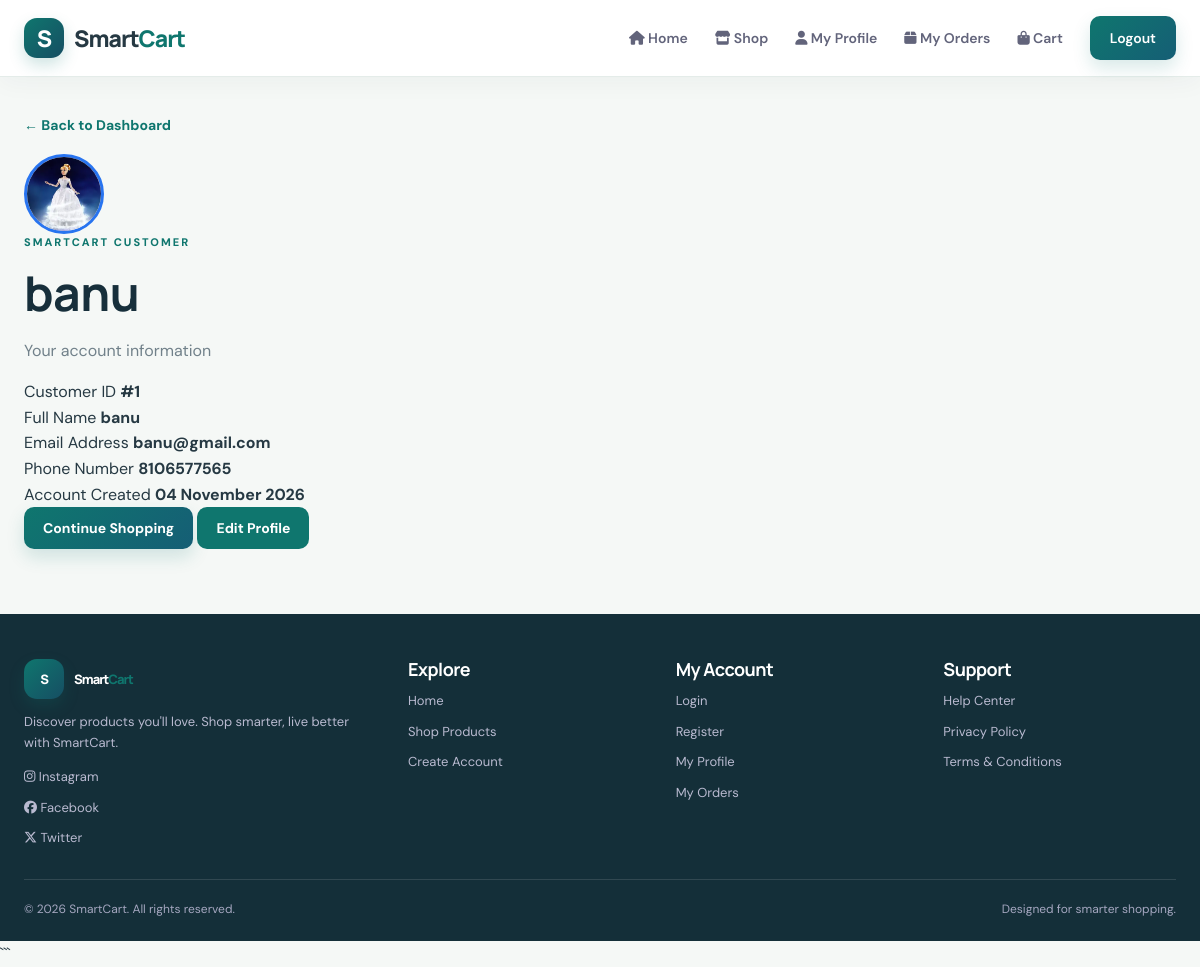
Page /user-profile (signed in) on the committed database.
### tables this page shows
CREATE TABLE users (
        user_id INTEGER PRIMARY KEY AUTOINCREMENT,
        name TEXT,
        email TEXT UNIQUE,
        phone TEXT,
        password TEXT,
        created_at TIMESTAMP DEFAULT CURRENT_TIMESTAMP,
        profile_image TEXT
    );

### app.py (the view)
@app.route('/user-profile')
def user_profile():
    if 'user_id' not in session:
        flash("Please login first!", "danger")
        return redirect('/user-login')
    conn = get_db_connection()
    cursor = conn.cursor(dictionary=True)
    cursor.execute("""
        SELECT *
        FROM users
        WHERE user_id = %s
    """, (session['user_id'],))
    user = cursor.fetchone()
    cursor.close()
    conn.close()
    if not user:
        session.clear()
        flash("User account not found. Please login again.", "danger")
        return redirect('/user-login')
    return render_template('user/user_profile.html', user=user)

### db.py (called while the page is built)
def get_db_connection():
    return SQLiteDictConnection(DB_PATH)

    def fetchone(self):
        if self._custom_rows is not None:
            return self._custom_rows.pop(0) if self._custom_rows else None
        row = self._cursor.fetchone()
        return dict(row) if row is not None else None

    def close(self):
        self._cursor.close()

    def cursor(self, dictionary=True):
        return SQLiteDictCursor(self._conn.cursor())

    def close(self):
        self._conn.close()

### templates/user/user_profile.html (shortened to what this page needs)
{% extends 'base.html' %}
{% block content %}
<section class="user-profile-page">
  <a href="{{ url_for('user_dashboard') }}" class="back-link">
    &larr; Back to Dashboard
  </a>
  <div class="user-profile-card">
    <div class="user-profile-header">
      {% if user.profile_image %}
        <img
          class="user-profile-avatar"
          src="{{ url_for('static', filename='uploads/user_profiles/' ~ user.profile_image) }}"
          alt="{{ user.name }}"
          style="width: 80px; height: 80px; border-radius: 50%; object-fit: cover; border: 3px solid #2874f0;"
        >
      {% else %}
        <div class="user-profile-avatar">{{ user.name[0]|upper if user.name else 'U' }}</div>
      {% endif %}
      <div>
        <p class="eyebrow">SMARTCART CUSTOMER</p>
        <h1>{{ user.name }}</h1>
        <p>Your account information</p>
      </div>
    </div>
    <div class="user-profile-details">
      <div class="profile-field">
        <span>Customer ID</span>
        <strong>#{{ user.user_id }}</strong>
      </div>
      <div class="profile-field">
        <span>Full Name</span>
        <strong>{{ user.name }}</strong>
      </div>
      <div class="profile-field">
        <span>Email Address</span>
        <strong>{{ user.email }}</strong>
      </div>
      <div class="profile-field">
        <span>Phone Number</span>
        <strong>{{ user.phone or 'Not provided' }}</strong>
      </div>
      <div class="profile-field">
        <span>Account Created</span>
        <strong>
          {{ user.created_at.strftime('%d %B %Y') if user.created_at and user.created_at.strftime is defined else (user.created_at if user.created_at else 'Not available') }}
        </strong>
      </div>
    </div>
    <div class="profile-actions">
      <a href="{{ url_for('user_dashboard') }}" class="button">
        Continue Shopping
      </a>
      <a href="{{ url_for('user_edit_profile') }}" class="btn-primary">
        Edit Profile
      </a>
    </div>
  </div>
</section>
{% endblock %}

### static/css/style.css (style rules this page uses)
:root { --primary: #6366f1; --primary-dark: #4f46e5; --primary-light: #eef2ff; --navy: #171b3b; --ink: #252641; --muted: #777b91; --line: #eeeef5; --surface: #ffffff; --canvas: #f8f8fc; --success: #16a34a; --danger: #dc2626; --shadow: 0 10px 35px rgba(30, 27, 75, .07); --page-width: 1320px; }
*, *::before, *::after { box-sizing: border-box; }
html { scroll-behavior: smooth; }
body { min-height: 100vh; margin: 0; display: flex; flex-direction: column; background: var(--surface); color: var(--ink); font-family: "DM Sans", Arial, sans-serif; line-height: 1.6; }
img { display: block; max-width: 100%; }
a { color: inherit; text-decoration: none; }
h1, h2, h3, h4 { color: var(--navy); font-family: "Manrope", sans-serif; line-height: 1.2; letter-spacing: -.5px; }
h1 { font-size: clamp(30px, 4vw, 48px); margin: 0 0 15px; }
p { color: var(--muted); }
.eyebrow { color: var(--primary); font-size: 11px; font-weight: 800; letter-spacing: 2px; text-transform: uppercase; margin: 0 0 12px; }
.button, .btn-primary, button, input[type="submit"] { display: inline-flex; align-items: center; justify-content: center; gap: 8px; padding: 12px 19px; border: 0; border-radius: 10px; background: var(--primary); color: white; font: 700 14px "DM Sans", sans-serif; text-align: center; cursor: pointer; transition: .25s ease; }
.back-link { display: inline-flex; align-items: center; gap: 8px; margin-bottom: 18px; color: var(--primary); font-weight: 700; font-size: 14px; }
:root { --primary: #0f766e; --primary-dark: #115e59; --primary-light: #e6f4f1; --navy: #172f3b; --ink: #263943; --muted: #71818a; --line: #e4ece9; --surface: #ffffff; --canvas: #f5f8f6; --success: #16845b; --danger: #c44747; --shadow: 0 14px 38px rgba(24, 55, 59, .08); }
body { background: #f5f8f6; color: #263943; }
.brand-accent, .eyebrow { color: #0f766e; }
.nav-links .nav-cta, .button, .add-cart-btn, .save-btn, .pay-btn { background: linear-gradient(135deg,#0f766e,#155e75); box-shadow: 0 8px 18px rgba(15,118,110,.16); }

### rows in the picture
users: profile_image (picture), name "banu", user_id "1", email "banu@gmail.com", phone "8106577565", created_at "04 November 2026"
